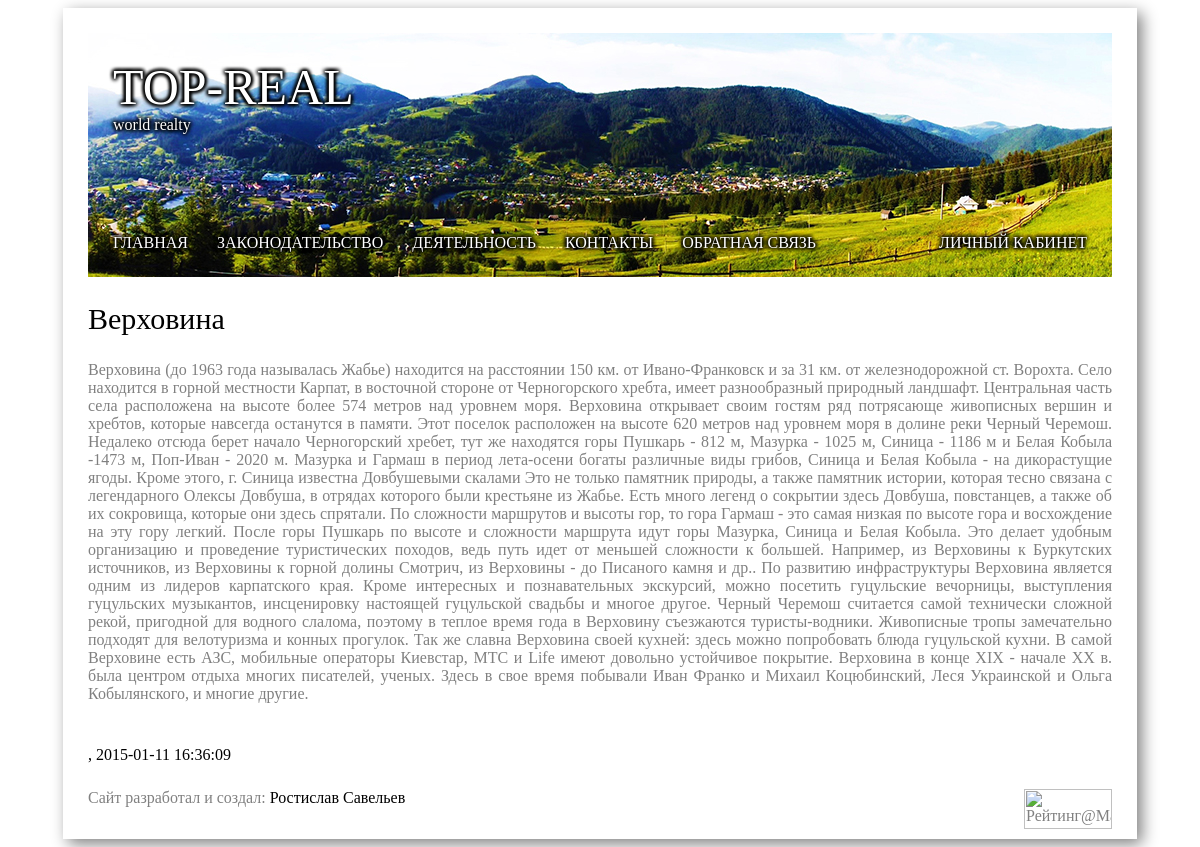
The page /post_details.php?id=1 on the database its author committed.
### tables this page shows
CREATE TABLE IF NOT EXISTS `posts` (
  `id` int(11) NOT NULL AUTO_INCREMENT,
  `title` varchar(512) NOT NULL,
  `content` varchar(16384) NOT NULL,
  `author_id` int(11) NOT NULL,
  `date` datetime NOT NULL,
  PRIMARY KEY (`id`)
);

### classes/database.php (called while the page is built, shortened)
<?php
include_once "post.php";
class Database
{
    static $database = "toprealc_data";
    static function ConnectToDatabase()
    {
        if (mysql_select_db(database::$database))
        {
            $answer = true;
        }
        else
        {
            $answer = false;
        }
        return $answer;
    }
    public static function GetPost($id)
    {
        if (database::ConnectToDatabase())
        {
            $query = "select posts.id, posts.title, posts.content, posts.author_id, users.first_name, users.last_name, posts.date from posts, users where posts.id = " . $id . " and  posts.author_id = users.id";
            $result = mysql_query($query);
            $row = mysql_fetch_row($result);
            $current = new post($row[0], $row[1], $row[2], $row[3], $row[4], $row[5], $row[6]);
        }
        else
        {
            $current = false;
        }
        return $current;
    }
}

### classes/post.php (called while the page is built, shortened)
<?php
class Post
{
    public function __construct($id, $title, $content, $author_id, $author_firstname, $author_lastname, $date)
    {
        $this->title = $title;
        $this->content = $content;
        $this->date = $date;
    }
}

### post_details.php (the view, shortened to what this page needs)
<?php
include "./classes/database.php";
$post = Database::GetPost($_GET["id"]);
?>
<html>
    <head>
        <link rel="stylesheet" href="styles/index.css" />
    </head>
    <body onload="OnPageLoaded()">
        <div class="page">
            <?php include "./page_blocks/header.php"; ?>
            <div class="body">
                <div class="post_container">
                    <div class="post_title padded">
                        <heading><?=$post->title?></heading>
                    </div>
                    <div class="post_content">
                        <?=nl2br($post->content)?>
                    </div>
                    <div class="post_subscription">
                        <heading><?=$post->author_firstname . " " . $post->author_lastname . ", " , $post->date?></heading>
                    </div>
                </div>
            </div>
            <?php include "./page_blocks/footer.php"; ?>
        </div>
    </body>
</html>

### styles/index.css (style rules this page uses)
body { font-family: Calibri; color: gray; }
.page { width: 1024px; margin: auto; padding: 25px; box-shadow: 5px 5px 15px; }
heading { color: black; }
.post_title { font-size: 30px; text-align: left; }
.post_title.padded { font-size: 30px; text-align: left; padding-bottom: 25px; }
.post_content { text-align: justify; }
.post_container { padding-bottom: 25px; }
.post_subscription { padding-top: 25px; }

### rows shown on the page
posts: title "Верховина", content "Верховина (до 1963 года называлась Жабье) находится на расстоянии 150 км. от Ивано-Франковск и за 31 км. от железнодорожной ст. Ворохта. Село находится в горной местности Карпат, в восточной стороне от Черногорского хребта, имеет разнообразный природный ландшафт. Центральная часть села расположена на высоте более 574 метров над уровнем моря. Верховина открывает своим гостям ряд потрясающе живописных вершин и хребтов, которые навсегда останутся в памяти. Этот поселок расположен на высоте 620 метров над уровнем моря в долине реки Черный Черемош. Недалеко отсюда берет начало Черногорский хребет, тут же находятся горы Пушкарь - 812 м, Мазурка - 1025 м, Синица - 1186 м и Белая Кобыла -1473 м,…", date "2015-01-11 16:36:09"
